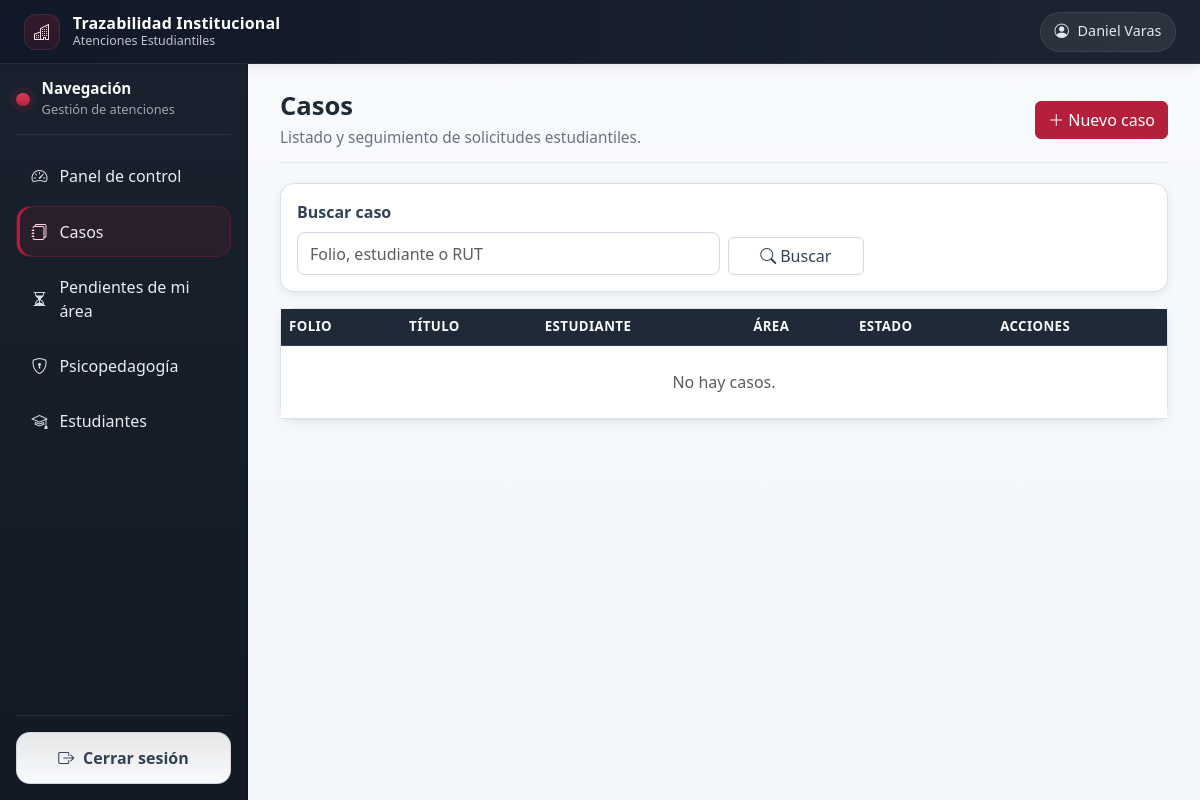
The app's page /cases/ (signed in), older data.
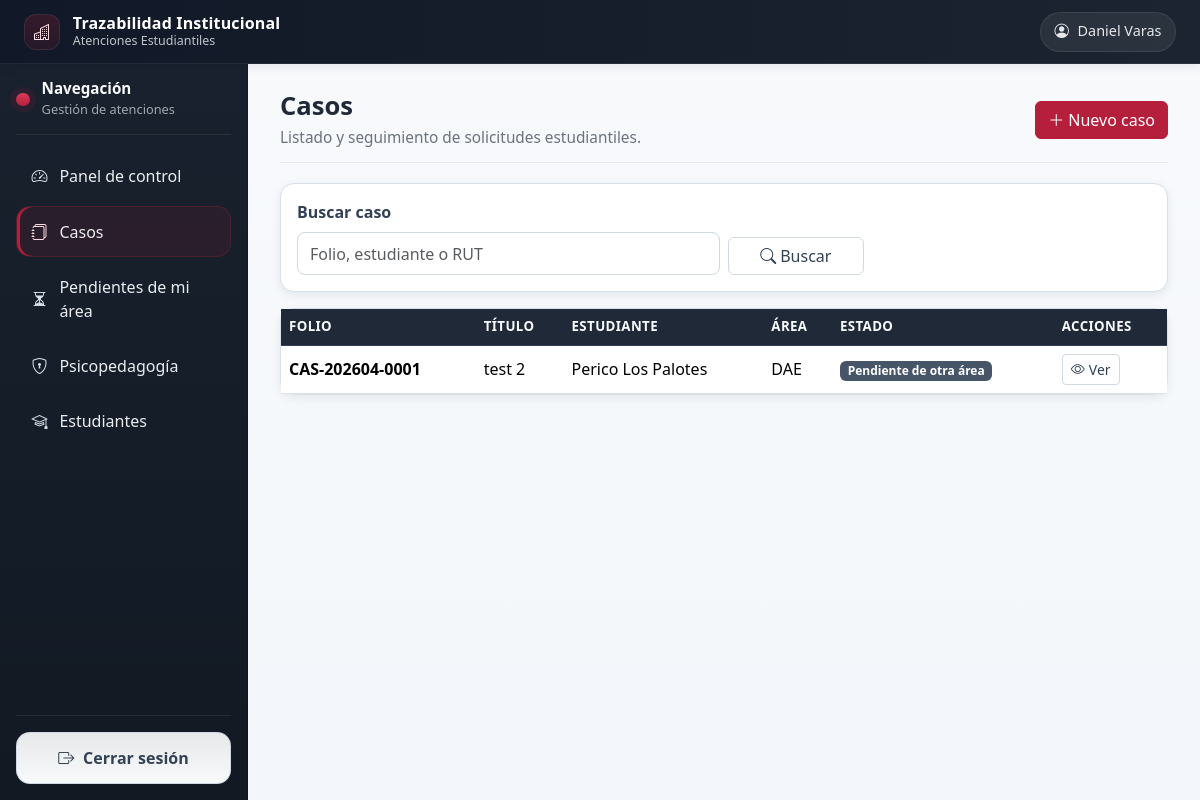
The same page, newer data.
### cases/models.py (models this page shows, shortened)
class Case(models.Model):
    class Priority(models.TextChoices):
        LOW = 'low', 'Baja'
        MEDIUM = 'medium', 'Media'
        HIGH = 'high', 'Alta'
        URGENT = 'urgent', 'Urgente'
    class Status(models.TextChoices):
        OPEN = 'open', 'Abierto'
        IN_REVIEW = 'in_review', 'En revisión'
        TRANSFERRED = 'transferred', 'Derivado'
        PENDING_INFO = 'pending_info', 'Pendiente de información'
        PENDING_AREA = 'pending_area', 'Pendiente de otra área'
        RESOLVED = 'resolved', 'Resuelto'
        CLOSED = 'closed', 'Cerrado'
        REJECTED = 'rejected', 'Rechazado'
    folio = models.CharField(max_length=20, unique=True, editable=False)
    title = models.CharField(max_length=200)
    description = models.TextField()
    category = models.ForeignKey(CaseCategory, on_delete=models.PROTECT, related_name='cases')
    subcategory = models.ForeignKey(CaseSubcategory, on_delete=models.SET_NULL, null=True, blank=True, related_name='cases')
    student = models.ForeignKey(Student, on_delete=models.PROTECT, related_name='cases')
    created_by = models.ForeignKey(settings.AUTH_USER_MODEL, on_delete=models.PROTECT, related_name='cases_created')
    origin_area = models.ForeignKey(Area, on_delete=models.PROTECT, related_name='origin_cases')
    current_area = models.ForeignKey(Area, on_delete=models.PROTECT, related_name='assigned_cases')
    current_assignee = models.ForeignKey(settings.AUTH_USER_MODEL, on_delete=models.SET_NULL, null=True, blank=True, related_name='cases_assigned')
    priority = models.CharField(max_length=10, choices=Priority.choices, default=Priority.MEDIUM)
    status = models.CharField(max_length=20, choices=Status.choices, default=Status.OPEN)
    due_date = models.DateField(null=True, blank=True)
    final_resolution = models.TextField(blank=True)
    closed_at = models.DateTimeField(null=True, blank=True)
    created_at = models.DateTimeField(auto_now_add=True)
    updated_at = models.DateTimeField(auto_now=True)
    class Meta:
        ordering = ['-created_at']

### students/models.py (models this page shows, shortened)
class Student(models.Model):
    DIURNO = 'Diurno'
    VESPERTINO = 'Vespertino'
    SCHEDULE_CHOICES = [
        (DIURNO, 'Diurno'),
        (VESPERTINO, 'Vespertino'),
    ]
    full_name = models.CharField(max_length=200)
    rut = models.CharField(max_length=12, unique=True)
    email = models.EmailField()
    phone = models.CharField(max_length=30)
    career = models.ForeignKey(
        Career,
        on_delete=models.PROTECT,
        related_name='students'
    )
    schedule = models.CharField(
        max_length=20,
        choices=SCHEDULE_CHOICES,
        blank=True,
        default=DIURNO,
        verbose_name='Jornada',
    )
    observations = models.TextField(blank=True)
    created_at = models.DateTimeField(auto_now_add=True)
    class Meta:
        ordering = ['full_name']

### organization/models.py (models this page shows)
class Area(models.Model):
    name = models.CharField(max_length=150, unique=True)
    def __str__(self):
        return self.name

### cases/views.py (the view)
# urls.py: path('', CaseListView.as_view(), name='list'),
class CaseListView(LoginRequiredMixin, ListView):
    model = Case
    template_name = 'cases/case_list.html'
    context_object_name = 'cases'
    paginate_by = 20
    def get_queryset(self):
        qs = visible_cases_for(self.request.user).select_related(
            'student', 'current_area', 'category', 'current_assignee')
        search = self.request.GET.get('q')
        if search:
            qs = qs.filter(
                Q(folio__icontains=search) |
                Q(student__full_name__icontains=search) |
                Q(student__rut__icontains=search)
            )
        for field in ['status', 'priority', 'category', 'current_area', 'current_assignee']:
            value = self.request.GET.get(field)
            if value:
                qs = qs.filter(**{field: value})
        date_from = self.request.GET.get('date_from')
        date_to = self.request.GET.get('date_to')
        if date_from:
            qs = qs.filter(created_at__date__gte=date_from)
        if date_to:
            qs = qs.filter(created_at__date__lte=date_to)
        return qs

### accounts/services.py (called while the page is built, shortened)
def visible_cases_for(user):
    if user.is_superuser:
        return Case.objects.all()
    profile = getattr(user, 'profile', None)
    if not profile:
        return Case.objects.none()
    if profile.role == UserProfile.Role.ADMIN:
        return Case.objects.all()
    if profile.role in {UserProfile.Role.SUPERVISOR, UserProfile.Role.STAFF, UserProfile.Role.READ_ONLY}:
        return Case.objects.filter(Q(current_area=profile.area) | Q(created_by=user)).distinct()

### psychopedagogy/context_processors.py (called while the page is built)
def psychopedagogy_access(request):
    return {
        'can_access_psychopedagogy_module': can_access_psychopedagogy_module(request.user)
        if request.user.is_authenticated else False
    }

### psychopedagogy/services.py (called while the page is built)
def _user_role(user):
    profile = getattr(user, 'profile', None)
    return getattr(profile, 'role', None)

def can_access_psychopedagogy_module(user):
    if not user.is_authenticated:
        return False
    if user.is_superuser:
        return True
    if user.has_perm('psychopedagogy.access_psychopedagogy_module'):
        return True
    return _user_role(user) in ALLOWED_ROLE_ACCESS

### templates/cases/case_list.html
{% extends 'base.html' %}
{% block content %}
<div class="page-header d-flex flex-wrap justify-content-between align-items-center gap-3">
  <div>
    <h2>Casos</h2>
    <p class="page-subtitle">Listado y seguimiento de solicitudes estudiantiles.</p>
  </div>
  <a class="btn btn-main" href="{% url 'cases:create' %}"><i class="bi bi-plus-lg me-1"></i>Nuevo caso</a>
</div>
<form method="get" class="card card-body mb-3">
  <div class="row g-2 align-items-end">
    <div class="col-md-8 col-lg-6">
      <label class="form-label" for="q">Buscar caso</label>
      <input id="q" class="form-control" name="q" placeholder="Folio, estudiante o RUT" value="{{ request.GET.q }}">
    </div>
    <div class="col-md-4 col-lg-2">
      <button class="btn btn-soft w-100"><i class="bi bi-search me-1"></i>Buscar</button>
    </div>
  </div>
</form>
<div class="card">
  <div class="table-responsive">
    <table class="table app-table">
      <thead><tr><th>Folio</th><th>Título</th><th>Estudiante</th><th>Área</th><th>Estado</th><th>Acciones</th></tr></thead>
      <tbody>
      {% for case in cases %}
      <tr>
        <td class="fw-semibold">{{ case.folio }}</td><td>{{ case.title }}</td><td>{{ case.student.full_name }}</td><td>{{ case.current_area }}</td><td><span class="badge bg-status">{{ case.get_status_display }}</span></td>
        <td><a href="{% url 'cases:detail' case.pk %}" class="btn btn-sm btn-soft"><i class="bi bi-eye me-1"></i>Ver</a></td>
      </tr>
      {% empty %}
      <tr><td colspan="6" class="text-center text-muted py-4">No hay casos.</td></tr>
      {% endfor %}
      </tbody>
    </table>
  </div>
</div>
{% endblock %}

Row changes from the older to the newer data that the page shows:
added Case: folio "CAS-202604-0001", title "test 2", student.full_name "Perico Los Palotes", current_area "DAE", status "Pendiente de otra área"
Text that changed along with them:
text no longer shown: "No hay casos."
